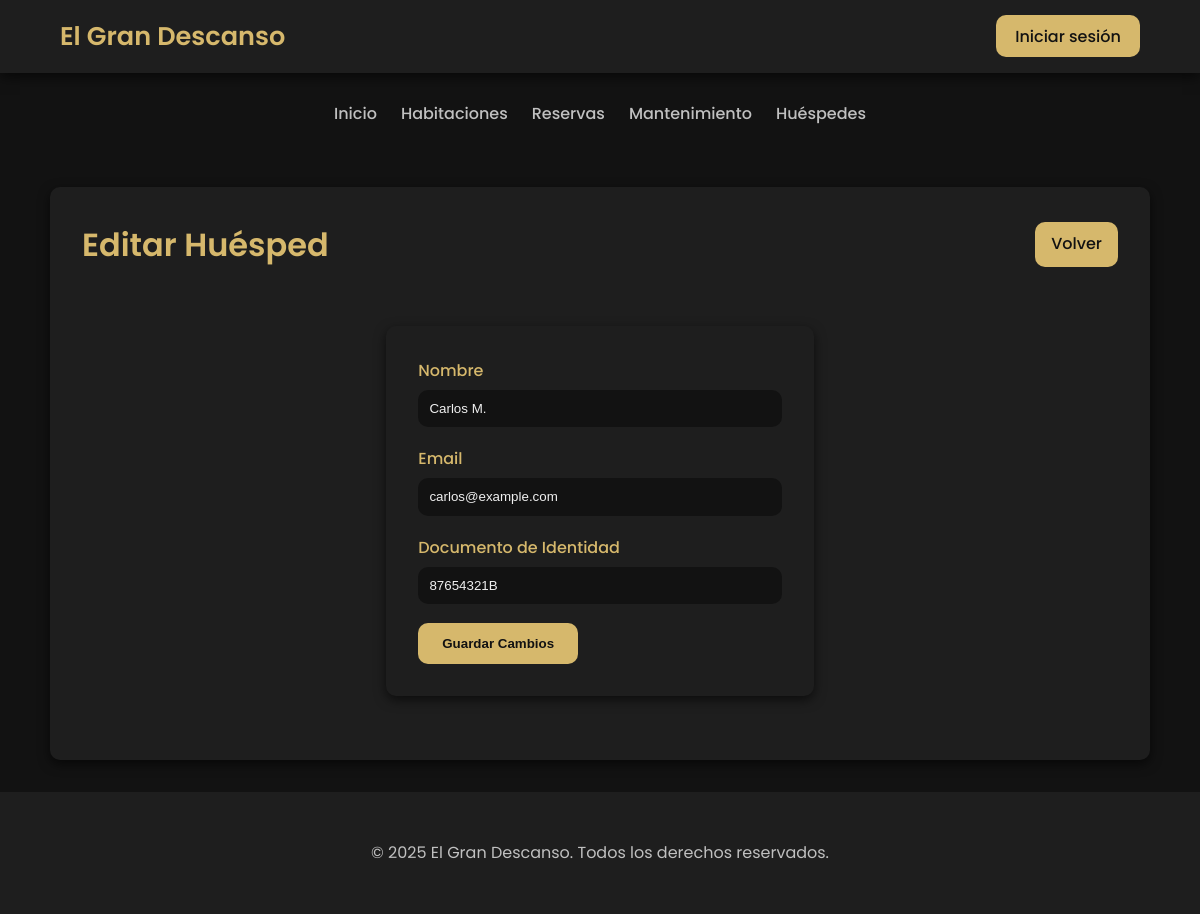
Page /modules/huespedes/editar.php?id=2 on the committed database.
### tables this page shows
CREATE TABLE huespedes (
    id_huesped INT AUTO_INCREMENT PRIMARY KEY,
    nombre VARCHAR(100) NOT NULL,
    email VARCHAR(100) NOT NULL UNIQUE,
    documento_identidad VARCHAR(20) NOT NULL UNIQUE
);

### modules/huespedes/editar.php (the view, shortened to what this page needs)
<?php
require_once '../../config/db.php';
include '../../includes/header.php';
include '../../includes/navbar.php';
$id = $_GET['id'] ?? null;
$stmt = $conn->prepare("SELECT * FROM huespedes WHERE id_huesped = ?");
$stmt->execute([$id]);
$huesped = $stmt->fetch(PDO::FETCH_ASSOC);
?>
<div class="habitaciones-container">
    <div class="habitaciones-header">
        <h1>Editar Huésped</h1>
        <a href="listar.php" class="btn">Volver</a>
    </div>
    <div class="habitaciones-form">
        <form action="" method="post">
            <label for="nombre">Nombre</label>
            <input type="text" name="nombre" id="nombre" value="<?= htmlspecialchars($huesped['nombre']) ?>" required>
            <label for="email">Email</label>
            <input type="email" name="email" id="email" value="<?= htmlspecialchars($huesped['email']) ?>" required>
            <label for="documento">Documento de Identidad</label>
            <input type="text" name="documento" id="documento" value="<?= htmlspecialchars($huesped['documento_identidad']) ?>" required>
            <button type="submit">Guardar Cambios</button>
        </form>
    </div>
</div>
<?php include '../../includes/footer.php'; ?>

### assets/css/style.css (style rules this page uses)
:root { --color-fondo: #121212; --color-fondo-sec: #1E1E1E; --color-texto: #F0F0F0; --color-texto-sec: #C0C0C0; --color-acento: #D6B86C; --color-acento-claro: #E8CC84; --sombra-suave: 0 4px 12px rgba(0, 0, 0, 0.6); --borde-radio: 10px; --transicion: all 0.3s ease; --fuente-principal: 'Poppins', Arial, sans-serif; --overlay-hero: rgba(0, 0, 0, 0.5); }
* { box-sizing: border-box; margin: 0; padding: 0; }
html, body { height: 100%; }
body { font-family: var(--fuente-principal); background: var(--color-fondo); color: var(--color-texto); line-height: 1.6; display: flex; flex-direction: column; min-height: 100vh; }
.btn { background: var(--color-acento); color: var(--color-fondo); padding: 0.6rem 1.2rem; border-radius: var(--borde-radio); text-decoration: none; font-weight: 500; transition: var(--transicion); }
.habitaciones-container { width: 100%; max-width: 1100px; margin: 2rem auto; background: var(--color-fondo-sec); padding: 2rem; border-radius: var(--borde-radio); box-shadow: var(--sombra-suave); display: flex; flex-direction: column; }
.habitaciones-header { display: flex; justify-content: space-between; align-items: center; margin-bottom: 1.5rem; flex-wrap: wrap; gap: 1rem; }
.habitaciones-header h1 { color: var(--color-acento); font-size: 2rem; font-weight: 600; }
.habitaciones-header .btn { background: var(--color-acento); color: var(--color-fondo); padding: 0.6rem 1rem; border-radius: var(--borde-radio); text-decoration: none; transition: var(--transicion); font-weight: 500; }
.habitaciones-form { background: var(--color-fondo-sec); padding: 2rem; border-radius: var(--borde-radio); box-shadow: var(--sombra-suave); max-width: 600px; margin: 2rem auto; }
.habitaciones-form label { display: block; color: var(--color-acento); margin-bottom: 0.4rem; font-weight: 500; }
.habitaciones-form input, .habitaciones-form select, .habitaciones-form textarea { width: 100%; padding: 0.7rem; border-radius: var(--borde-radio); border: none; margin-bottom: 1.2rem; background: var(--color-fondo); color: var(--color-texto); }
.habitaciones-form button { background: var(--color-acento); color: var(--color-fondo); padding: 0.8rem 1.5rem; border: none; border-radius: var(--borde-radio); font-weight: 600; cursor: pointer; transition: var(--transicion); }

### rows in the picture
huespedes: nombre "Carlos M.", email "carlos@example.com", documento "87654321B"
